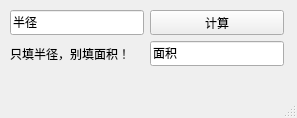
<?xml version="1.0" encoding="UTF-8"?>
<ui version="4.0">
 <class>MainWindow</class>
 <widget class="QMainWindow" name="MainWindow">
  <property name="geometry">
   <rect>
    <x>0</x>
    <y>0</y>
    <width>297</width>
    <height>118</height>
   </rect>
  </property>
  <property name="font">
   <font>
    <family>微软雅黑</family>
   </font>
  </property>
  <property name="windowTitle">
   <string>圆面积计算</string>
  </property>
  <widget class="QWidget" name="centralwidget">
   <widget class="QWidget" name="">
    <property name="geometry">
     <rect>
      <x>10</x>
      <y>10</y>
      <width>274</width>
      <height>56</height>
     </rect>
    </property>
    <layout class="QGridLayout" name="gridLayout">
     <item row="0" column="0">
      <widget class="QLineEdit" name="lineEdit">
       <property name="text">
        <string>半径</string>
       </property>
      </widget>
     </item>
     <item row="0" column="1">
      <widget class="QPushButton" name="pushButton">
       <property name="text">
        <string>计算</string>
       </property>
      </widget>
     </item>
     <item row="1" column="1">
      <widget class="QLineEdit" name="lineEdit_2">
       <property name="text">
        <string>面积</string>
       </property>
      </widget>
     </item>
     <item row="1" column="0">
      <widget class="QLabel" name="label">
       <property name="text">
        <string>只填半径，别填面积！</string>
       </property>
      </widget>
     </item>
    </layout>
   </widget>
  </widget>
  <widget class="QMenuBar" name="menubar">
   <property name="geometry">
    <rect>
     <x>0</x>
     <y>0</y>
     <width>297</width>
     <height>23</height>
    </rect>
   </property>
  </widget>
  <widget class="QStatusBar" name="statusbar"/>
 </widget>
 <resources/>
 <connections/>
</ui>
